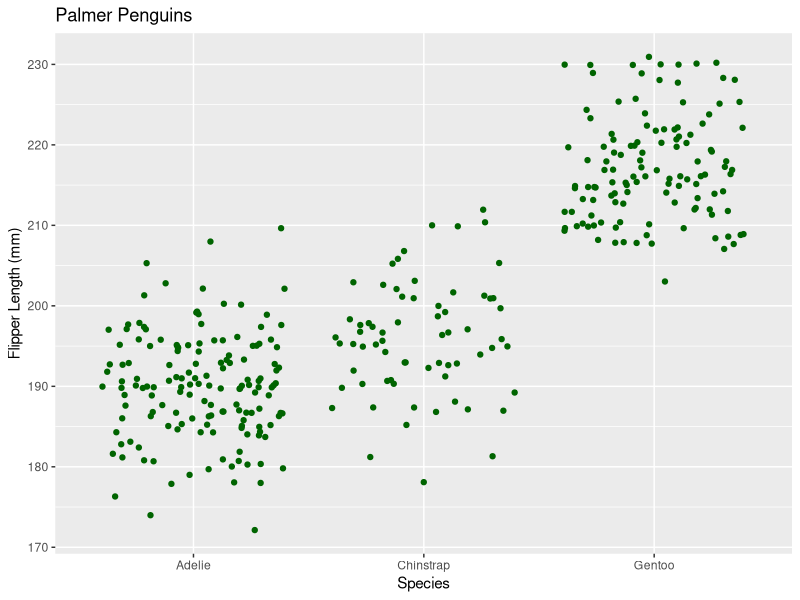

This chart was generated by the following R code:
## ---- chunk 1
library(tidyverse)
library(palmerpenguins)
## ---- chunk 2
fx <- expression(x^2)

df_dx <- D(fx, 'x')

df_dx

x <- 3

eval(df_dx)
## ---- chunk 3
pa <- expression(2*((3*a + 2)^4) - 5)

dp_da <- D(pa, 'a')

dp_da

a <- 1.2

eval(dp_da)
## ---- chunk 4
ggplot() + 
  geom_jitter(data = penguins, 
             aes(x = species, 
                 y =flipper_length_mm), color = "darkgreen" ) +
  labs(x = "Species", 
       y = "Flipper Length (mm)", 
       title = "Palmer Penguins ")
